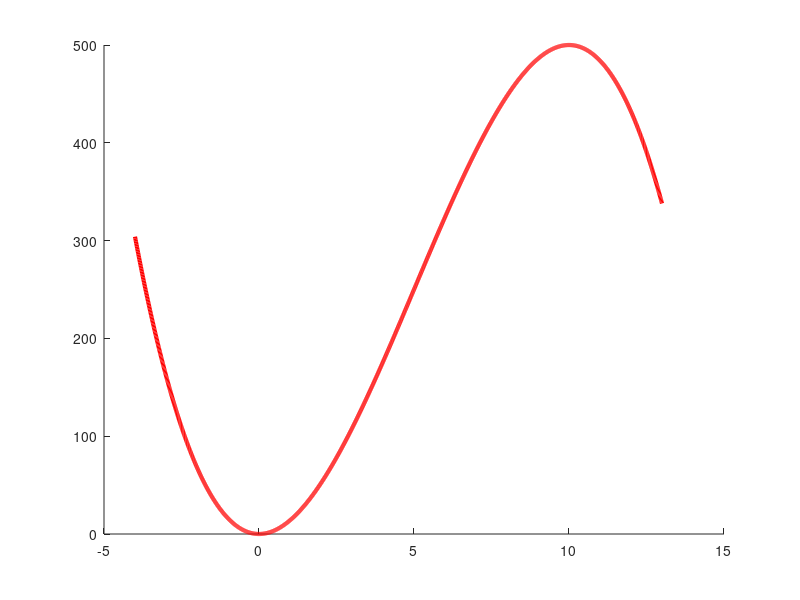

Source code (MATLAB):
 function nonConvexFn
%A non convex function in 1d 


hold all;

xmin = -4;  xmax = 13;
ymin = -50; ymax = 600;

domain = xmin:0.01:xmax;

f = @(x)-x.^3 + 15*x.^2;
Xk = 8;         

f1 = @(x) -3*x.^2 + 30*x;
f2 = @(x) -6*x + 30;


t = @(x) f(Xk) + f1(Xk)*(x - Xk) + (1/2)*f2(Xk)*(x - Xk).^2;
[val, maxNDX] = max(t(domain));
maximum = domain(maxNDX);

h1=plot(domain,f(domain),'-r','LineWidth',3);
